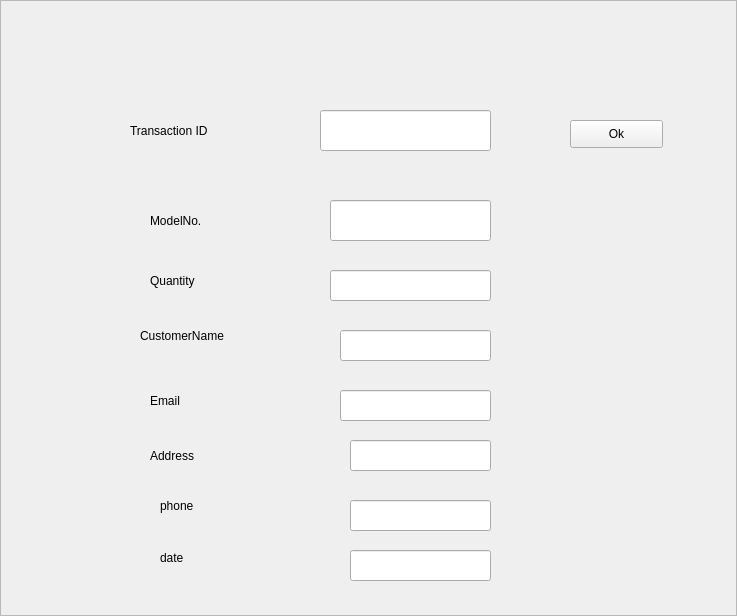
<?xml version="1.0" encoding="UTF-8"?>
<ui version="4.0">
 <class>Frame</class>
 <widget class="QFrame" name="Frame">
  <property name="geometry">
   <rect>
    <x>0</x>
    <y>0</y>
    <width>737</width>
    <height>616</height>
   </rect>
  </property>
  <property name="windowTitle">
   <string>Frame</string>
  </property>
  <property name="frameShape">
   <enum>QFrame::StyledPanel</enum>
  </property>
  <property name="frameShadow">
   <enum>QFrame::Raised</enum>
  </property>
  <widget class="QLabel" name="label">
   <property name="geometry">
    <rect>
     <x>130</x>
     <y>110</y>
     <width>111</width>
     <height>41</height>
    </rect>
   </property>
   <property name="text">
    <string>Transaction ID</string>
   </property>
  </widget>
  <widget class="QLineEdit" name="lineEdit">
   <property name="geometry">
    <rect>
     <x>320</x>
     <y>110</y>
     <width>171</width>
     <height>41</height>
    </rect>
   </property>
  </widget>
  <widget class="QLabel" name="label_2">
   <property name="geometry">
    <rect>
     <x>150</x>
     <y>200</y>
     <width>81</width>
     <height>41</height>
    </rect>
   </property>
   <property name="text">
    <string>ModelNo.</string>
   </property>
  </widget>
  <widget class="QLabel" name="label_3">
   <property name="geometry">
    <rect>
     <x>150</x>
     <y>260</y>
     <width>81</width>
     <height>41</height>
    </rect>
   </property>
   <property name="text">
    <string>Quantity</string>
   </property>
  </widget>
  <widget class="QLineEdit" name="lineEdit_2">
   <property name="geometry">
    <rect>
     <x>330</x>
     <y>200</y>
     <width>161</width>
     <height>41</height>
    </rect>
   </property>
  </widget>
  <widget class="QLabel" name="label_4">
   <property name="geometry">
    <rect>
     <x>140</x>
     <y>320</y>
     <width>91</width>
     <height>31</height>
    </rect>
   </property>
   <property name="text">
    <string>CustomerName</string>
   </property>
  </widget>
  <widget class="QLabel" name="label_5">
   <property name="geometry">
    <rect>
     <x>150</x>
     <y>380</y>
     <width>101</width>
     <height>41</height>
    </rect>
   </property>
   <property name="text">
    <string>Email</string>
   </property>
  </widget>
  <widget class="QLineEdit" name="lineEdit_3">
   <property name="geometry">
    <rect>
     <x>330</x>
     <y>270</y>
     <width>161</width>
     <height>31</height>
    </rect>
   </property>
  </widget>
  <widget class="QLineEdit" name="lineEdit_4">
   <property name="geometry">
    <rect>
     <x>340</x>
     <y>330</y>
     <width>151</width>
     <height>31</height>
    </rect>
   </property>
  </widget>
  <widget class="QLineEdit" name="lineEdit_5">
   <property name="geometry">
    <rect>
     <x>340</x>
     <y>390</y>
     <width>151</width>
     <height>31</height>
    </rect>
   </property>
  </widget>
  <widget class="QLabel" name="label_6">
   <property name="geometry">
    <rect>
     <x>150</x>
     <y>440</y>
     <width>81</width>
     <height>31</height>
    </rect>
   </property>
   <property name="text">
    <string>Address</string>
   </property>
  </widget>
  <widget class="QLineEdit" name="lineEdit_6">
   <property name="geometry">
    <rect>
     <x>350</x>
     <y>440</y>
     <width>141</width>
     <height>31</height>
    </rect>
   </property>
  </widget>
  <widget class="QLabel" name="label_7">
   <property name="geometry">
    <rect>
     <x>160</x>
     <y>490</y>
     <width>101</width>
     <height>31</height>
    </rect>
   </property>
   <property name="text">
    <string>phone</string>
   </property>
  </widget>
  <widget class="QLineEdit" name="lineEdit_7">
   <property name="geometry">
    <rect>
     <x>350</x>
     <y>500</y>
     <width>141</width>
     <height>31</height>
    </rect>
   </property>
  </widget>
  <widget class="QLabel" name="label_8">
   <property name="geometry">
    <rect>
     <x>160</x>
     <y>550</y>
     <width>55</width>
     <height>16</height>
    </rect>
   </property>
   <property name="text">
    <string>date</string>
   </property>
  </widget>
  <widget class="QLineEdit" name="lineEdit_8">
   <property name="geometry">
    <rect>
     <x>350</x>
     <y>550</y>
     <width>141</width>
     <height>31</height>
    </rect>
   </property>
  </widget>
  <widget class="QPushButton" name="btnOk">
   <property name="geometry">
    <rect>
     <x>570</x>
     <y>120</y>
     <width>93</width>
     <height>28</height>
    </rect>
   </property>
   <property name="text">
    <string>Ok</string>
   </property>
  </widget>
 </widget>
 <resources/>
 <connections/>
</ui>
